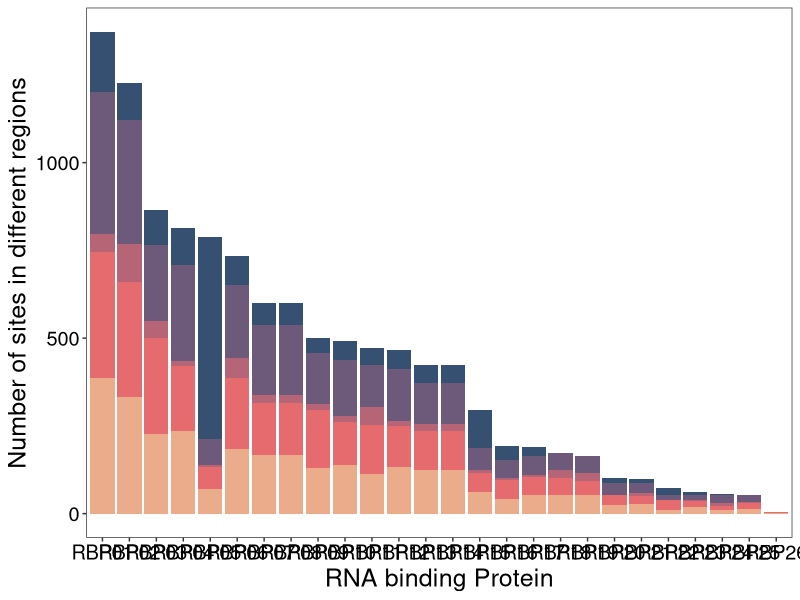
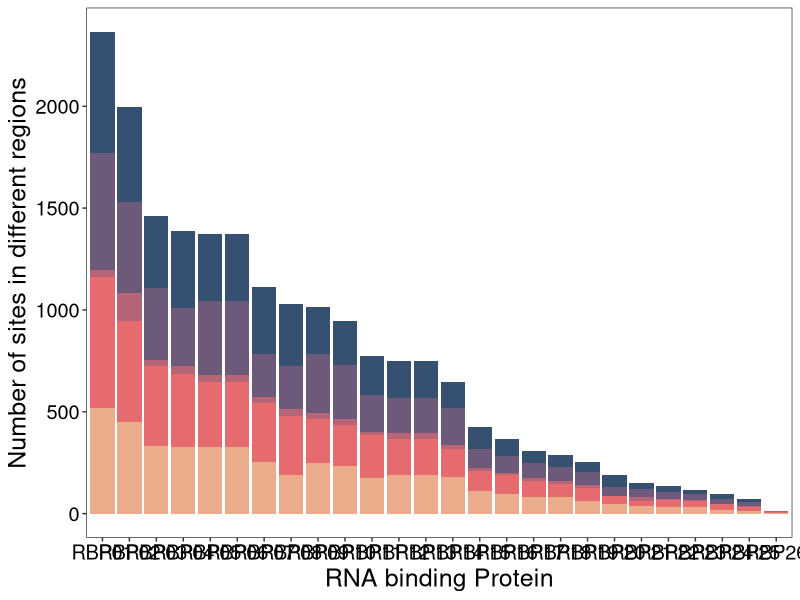

Reproduce these figures in R, in order.
library(openxlsx)
library(ggrepel)
library(ggplot2)

FIMO_RBP_PSI_up<-read.xlsx("data/Figure6/FIMO_RBP_prot_significant.xlsx",sheet=2)
FIMO_RBP_PSI_up_plot<-ggplot(FIMO_RBP_PSI_up, aes(fill=Region, y=Count, x=RBP)) +
  geom_bar(position="stack", stat="identity")+
  scale_fill_manual(values = c("#355070","#6D597A","#B56576","#E56B6F","#EAAC8B"))+
  theme(axis.text.x = element_text(angle = 65,vjust = 0.6))+
  labs(x="RNA binding Protein", y="Number of sites in different regions")+
  theme_bw()+
  theme(legend.position="none",text=element_text(size=18),axis.text.x = element_text(color = "black"),axis.text.y = element_text(color="black"),
        panel.grid.major = element_blank(), panel.grid.minor = element_blank(),
        panel.background = element_blank())
FIMO_RBP_PSI_up_plot


FIMO_RBP_PSI_down<-read.xlsx("data/Figure6/FIMO_RBP_prot_significant.xlsx",sheet=4)
FIMO_RBP_PSI_down_plot<-ggplot(FIMO_RBP_PSI_down, aes(fill=Region, y=Count, x=RBP)) +
  geom_bar(position="stack", stat="identity")+
  scale_fill_manual(values = c("#355070","#6D597A","#B56576","#E56B6F","#EAAC8B"))+
  theme(axis.text.x = element_text(angle = 65,vjust = 0.6))+
  labs(x="RNA binding Protein", y="Number of sites in different regions")+
  theme_bw()+
  theme(legend.position="none",text=element_text(size=18),axis.text.x = element_text(color = "black"),axis.text.y = element_text(color="black"),
        panel.grid.major = element_blank(), panel.grid.minor = element_blank(),
        panel.background = element_blank())
FIMO_RBP_PSI_down_plot
